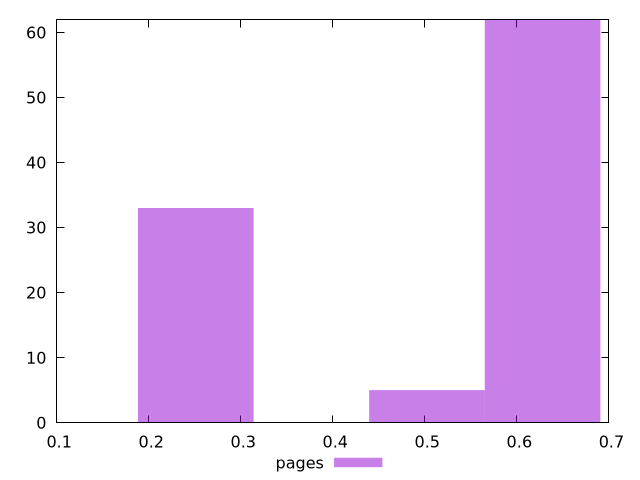

Generate this figure with gnuplot:
$_pages <<EOF
0.25119364543516237 33
0.627984113587906 62
0.5023872908703247 5
EOF
set key outside below
set terminal pngcairo
set output "report_00004_2020-11-02T20-21-41.718Z/cumulative-layout-shift/pages//raw_hist.png"
set yrange [0:62]
set boxwidth 0.12559682271758119
set style fill transparent solid 0.5 noborder
plot $_pages title "pages" with boxes ,
